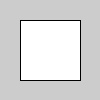
Frame 1 (no input)
Frame 2 (the mouse pressed at the canvas centre, redrawn once): identical to frame 1, image omitted

The Processing sketch that drew this single still picture (run headless with seeded random() and noise(); the mouse was pressed at the canvas centre and the sketch redrawn once):

// Processing sketch: sketch_22_3
// ── sketch_22_3.pde
void setup() { 
  size(100, 100); 
  smooth(); 
  fill(255); 
  noLoop();
}
void draw() {
rect(20, 20, 60, 60);
}
